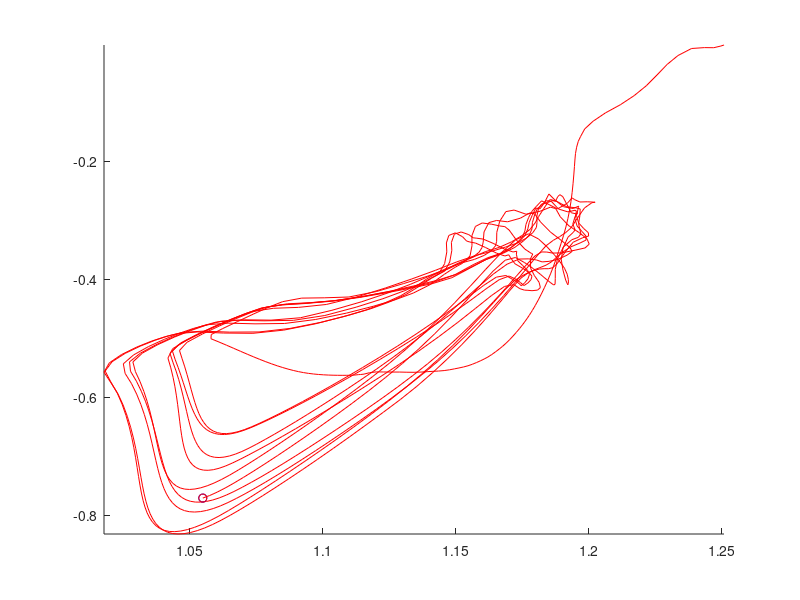

This chart was generated by the following MATLAB code:
close all, clear all, clc
raw_data = load('run_0.mat');
raw_data = raw_data.obs';

hold on;

dim1 = 1;
dim2 = 2;

%plot(raw_data(dim1,:), raw_data(dim2,:), 'b-');
comet(raw_data(dim1,:), raw_data(dim2,:));
plot(raw_data(dim1,end), raw_data(dim2,end), 'ro');

